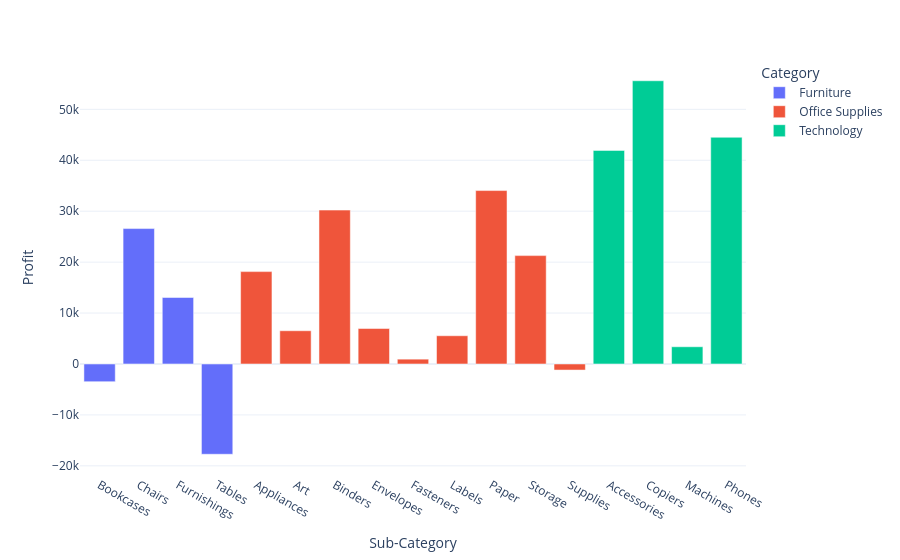

The code cell stored with this chart in its notebook:
### Markdown cell above
# Q5: Profit By Category and Sub-Category

### Code cell
profit_by_category = data.groupby(['Category','Sub-Category'])['Profit'].sum().reset_index()

profit_by_category

fig = px.bar(profit_by_category, x = "Sub-Category" , y='Profit', color = "Category")
fig.show()

### Figure 1 — Plotly figure (JSON) as saved in the notebook; plotly's stock layout.template omitted (floating-point values rounded to 4 significant figures)
{"data": [{"hovertemplate": "Category=Furniture<br>Sub-Category=%{x}<br>Profit=%{y}<extra></extra>", "legendgroup": "Furniture", "marker": {"color": "#636efa", "pattern": {"shape": ""}}, "name": "Furniture", "orientation": "v", "showlegend": true, "textposition": "auto", "type": "bar", "x": ["Bookcases", "Chairs", "Furnishings", "Tables"], "xaxis": "x", "y": [-3473.0, 26590.0, 13060.0, -17730.0], "yaxis": "y"}, {"hovertemplate": "Category=Office Supplies<br>Sub-Category=%{x}<br>Profit=%{y}<extra></extra>", "legendgroup": "Office Supplies", "marker": {"color": "#EF553B", "pattern": {"shape": ""}}, "name": "Office Supplies", "orientation": "v", "showlegend": true, "textposition": "auto", "type": "bar", "x": ["Appliances", "Art", "Binders", "Envelopes", "Fasteners", "Labels", "Paper", "Storage", "Supplies"], "xaxis": "x", "y": [18140.0, 6528.0, 30220.0, 6964.0, 949.5, 5546.0, 34050.0, 21280.0, -1189.0], "yaxis": "y"}, {"hovertemplate": "Category=Technology<br>Sub-Category=%{x}<br>Profit=%{y}<extra></extra>", "legendgroup": "Technology", "marker": {"color": "#00cc96", "pattern": {"shape": ""}}, "name": "Technology", "orientation": "v", "showlegend": true, "textposition": "auto", "type": "bar", "x": ["Accessories", "Copiers", "Machines", "Phones"], "xaxis": "x", "y": [41940.0, 55620.0, 3385.0, 44520.0], "yaxis": "y"}], "layout": {"barmode": "relative", "legend": {"title": {"text": "Category"}, "tracegroupgap": 0}, "margin": {"t": 60}, "xaxis": {"anchor": "y", "domain": [0, 1], "title": {"text": "Sub-Category"}}, "yaxis": {"anchor": "x", "domain": [0, 1], "title": {"text": "Profit"}}}}
